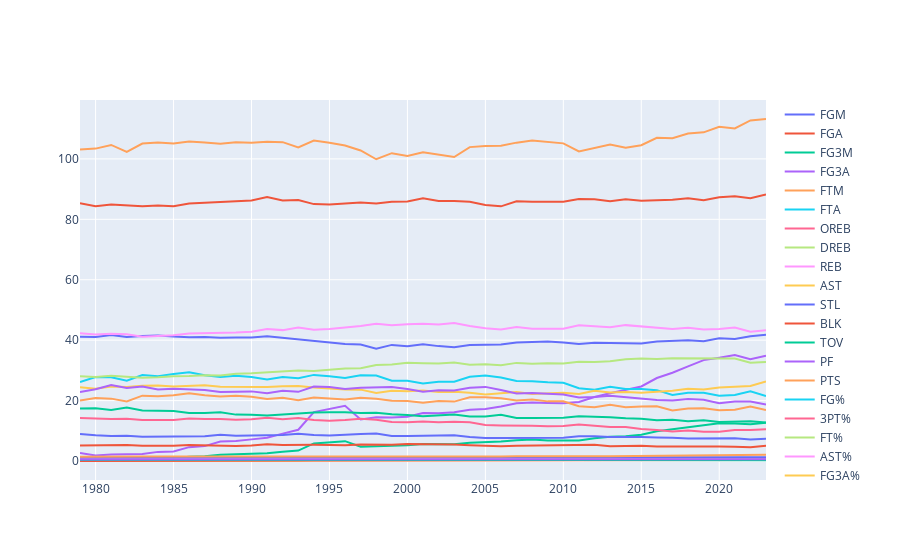

This figure's notebook cell:
### Code cell
fig = go.Figure()
for col in change_per100_df.columns[1:]:
    fig.add_trace(go.Scatter(x=change_per100_df['season_start_year'],
                             y=change_per100_df[col], name=col))
fig.show()
